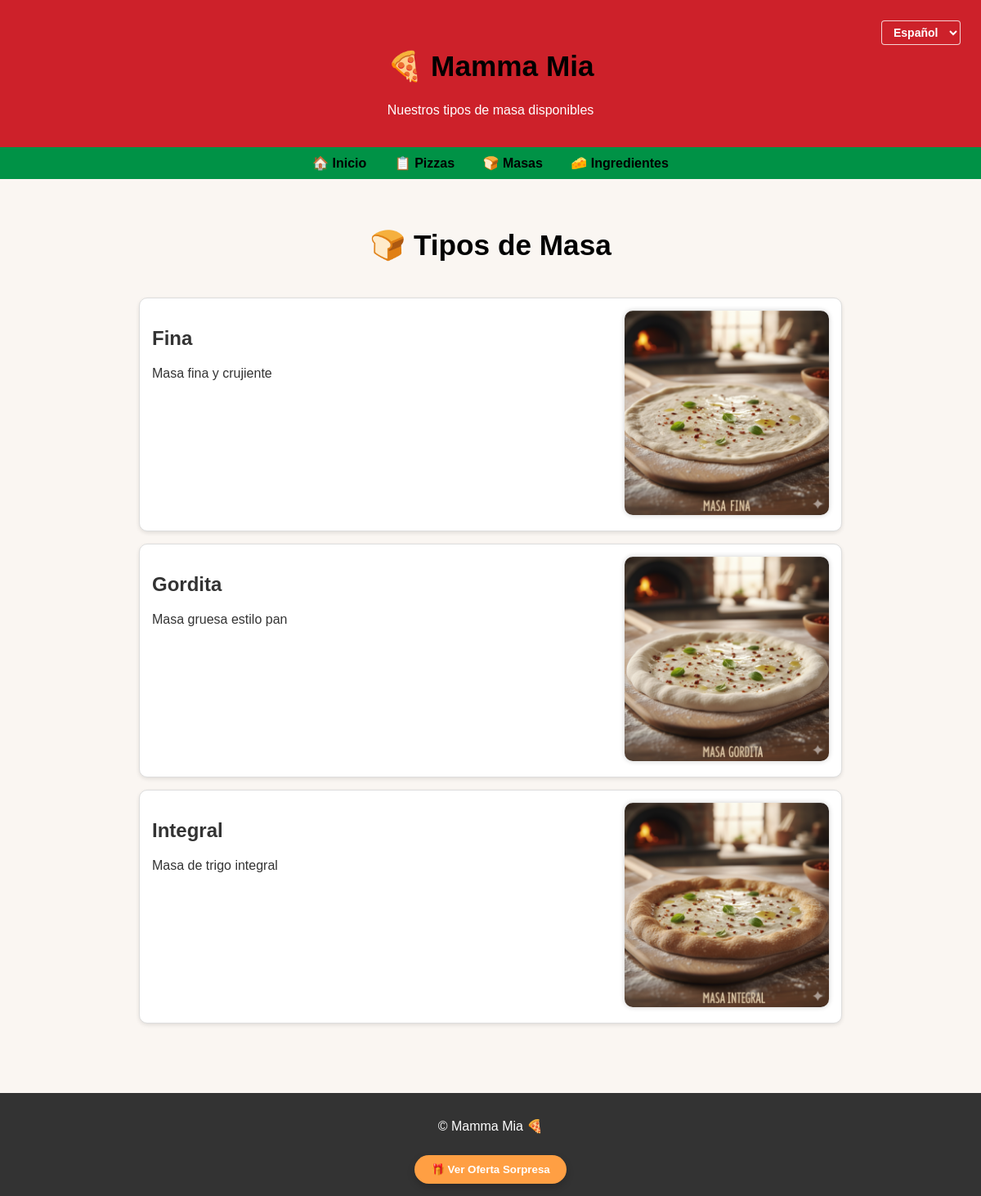
The page /es/masas/ on the database its author committed.
### mammaMia/models.py (models this page shows, shortened)
class Masa(models.Model):
    nombre = models.CharField(max_length=50, unique=True)
    descripcion = models.TextField(blank=True)
    imagen = models.ImageField(upload_to='masas/', blank=True, null=True)

### mammaMia/views.py (the view)
# urls.py: path('masas/', views.ListaMasas.as_view(), name='todasLasMasas'),
class ListaMasas(ListView):
    model = Masa
    template_name = 'mammaMia/todasMasas.html'
    context_object_name = 'masas'
    ordering = ['nombre']

### mammaMia/templates/mammaMia/todasMasas.html (shortened to what this page needs)
{% extends 'mammaMia/base.html' %}
{% load i18n %}
{% block subtitle %}{% trans "Nuestros tipos de masa disponibles" %}{% endblock %}
{% block content %}
    <h1>🍞 {% trans "Tipos de Masa" %}</h1>
    {% if masas %}
        <div class="contenedor">
            {% for masa in masas %}
            <div class="pizza">
                <div class="pizza-contenido">
                    <div class="pizza-info">
                        <a href="{% url 'detalleMasa' masa.pk %}" class="pizza-link"></a>
                            <h2>{{ masa.nombre }}</h2>
                        <p>{{ masa.descripcion|truncatewords:20 }}</p>
                    </div>
                    <div class="pizza-imagen">
                        {% if masa.imagen %}
                            <img src="{{ masa.imagen.url }}" alt="{{ masa.nombre }}">
                        {% else %}
                            <p>{% trans "Sin imagen disponible" %}</p>
                        {% endif %}
                    </div>
                </div>
            </div>
            {% endfor %}
        </div>
    {% else %}
        <p>{% trans "No hay tipos de masa disponibles." %}</p>
    {% endif %}
{% endblock %}

### mammaMia/static/mama.css (style rules this page uses)
body { background-color: #faf6f2; font-family: 'Poppins', sans-serif; color: #333; margin: 0; padding: 0; }
h1 { text-align: center; margin-top: 40px; font-size: 2.2em; color: #000000; display: flex; align-items: center; justify-content: center; gap: 10px; }
.contenedor { max-width: 900px; margin: auto; padding: 20px; }
.pizza { background: white; padding: 15px; margin-bottom: 15px; border-radius: 10px; border: 1px solid #ddd; box-shadow: 0 2px 5px rgba(0,0,0,0.1); transition: .2s; position: relative; cursor: pointer; }
.pizza-contenido { display: flex; align-items: flex; justify-content: space-between; gap: 20px; }
.pizza a.pizza-link { position: absolute; inset: 0; z-index: 2; text-indent: -9999px; }
.pizza-info { flex: 1; }
.pizza-info h2 { position: relative; z-index: 3; color: inherit; }
.pizza-imagen img { max-width: 250px; border-radius: 10px; box-shadow: 0 0 6px rgba(0, 0, 0, 0.2); }
.masas-grid .pizza-imagen img, .contenedor .pizza-imagen img { max-width: 250px; border-radius: 10px; box-shadow: 0 0 6px rgba(0, 0, 0, 0.2); }

### rows shown on the page
Masa: nombre "Fina", descripcion "Masa fina y crujiente", imagen (picture)
Masa: nombre "Gordita", descripcion "Masa gruesa estilo pan", imagen (picture)
Masa: nombre "Integral", descripcion "Masa de trigo integral", imagen (picture)

### other values the page prints
form field language "Español"
